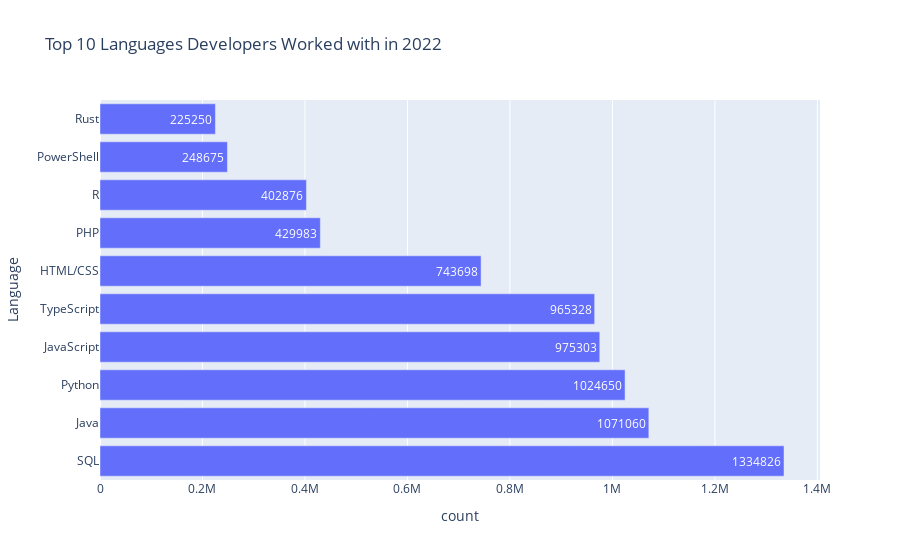

This figure's notebook cell:
### Code cell
# Using plotly to create a horizontal bar chart to show the popularity of these top 10 languages. 
fig = px.bar(top_10, x="count", y="Language", orientation='h',title="Top 10 Languages Developers Worked with in 2022",text="count")
fig.show()

### Figure 1 — Plotly figure (JSON) as saved in the notebook; plotly's stock layout.template omitted (floating-point values rounded to 4 significant figures)
{"data": [{"alignmentgroup": "True", "hovertemplate": "count=%{text}<br>Language=%{y}<extra></extra>", "legendgroup": "", "marker": {"color": "#636efa"}, "name": "", "offsetgroup": "", "orientation": "h", "showlegend": false, "text": [1334826, 1071060, 1024650, 975303, 965328, 743698, 429983, 402876, 248675, 225250], "textposition": "auto", "type": "bar", "x": [1334826, 1071060, 1024650, 975303, 965328, 743698, 429983, 402876, 248675, 225250], "xaxis": "x", "y": ["SQL", "Java", "Python", "JavaScript", "TypeScript", "HTML/CSS", "PHP", "R", "PowerShell", "Rust"], "yaxis": "y"}], "layout": {"barmode": "relative", "legend": {"tracegroupgap": 0}, "title": {"text": "Top 10 Languages Developers Worked with in 2022"}, "xaxis": {"anchor": "y", "domain": [0, 1], "title": {"text": "count"}}, "yaxis": {"anchor": "x", "domain": [0, 1], "title": {"text": "Language"}}}}
